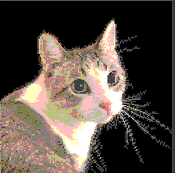
#> input picture dithering/output/bayer_dithered_image.png, 175 x 173 px, shrunk from 262 x 260 before the run, given in place of cat2.png, which was not available
$ python DoG.py
#> lines starting #> are read from the running program, lines starting #| are printed output that depends on the picture; pictures that were not available may be replaced by others from this repository, and a replacement may not be noted
import cv2
from PIL import Image
import numpy as np
import matplotlib.pyplot as plt

def apply_difference_of_gaussians(image, sigma1, sigma2):
    # Apply Gaussian blur with sigma1
    gaussian1 = cv2.GaussianBlur(image, (0, 0), sigma1)
    # Apply Gaussian blur with sigma2
    gaussian2 = cv2.GaussianBlur(image, (0, 0), sigma2)
    # Compute the difference of the two blurred images
    difference_of_gaussians = cv2.absdiff(gaussian1, gaussian2)
    return difference_of_gaussians

if __name__ == "__main__":
    # Example usage
    # Assuming 'input_image' is your grayscale image represented as a NumPy array
    input_image = cv2.imread('input/cat2.png', cv2.IMREAD_GRAYSCALE)
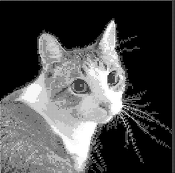
#> input_image: shape (173, 175); min 0, max 255, mean 77.2
    output_path = "output/diff_gaussians.png"

    # Set the values of sigma for the two Gaussian filters
    sigma1 = 1.5
    sigma2 = 5.0

    # Apply the Difference of Gaussians
    result_image = apply_difference_of_gaussians(input_image, sigma1, sigma2)
#> in apply_difference_of_gaussians, `gaussian1 = cv2.GaussianBlur(image, (0, 0), sigma1)`:
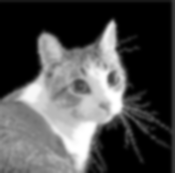
#> gaussian1: shape (173, 175); min 0, max 255, mean 77
#> in apply_difference_of_gaussians, `gaussian2 = cv2.GaussianBlur(image, (0, 0), sigma2)`:
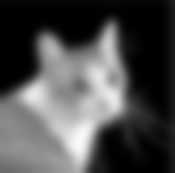
#> gaussian2: shape (173, 175); min 0, max 249, mean 76.9
#> in apply_difference_of_gaussians, `difference_of_gaussians = cv2.absdiff(gaussian1, gaussian2)`:
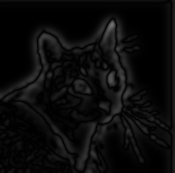
#> difference_of_gaussians: shape (173, 175); min 0, max 114, mean 11
    output_image = Image.fromarray(result_image)
    output_image.save(output_path)

    # Display the original and edge-detected images
    plt.subplot(1, 2, 1)
    plt.imshow(input_image, cmap='gray')
    plt.title('Original Image')

    plt.subplot(1, 2, 2)
    plt.imshow(result_image, cmap='gray')
    plt.title('Edge Detection (Difference of Gaussians)')

    plt.show()
